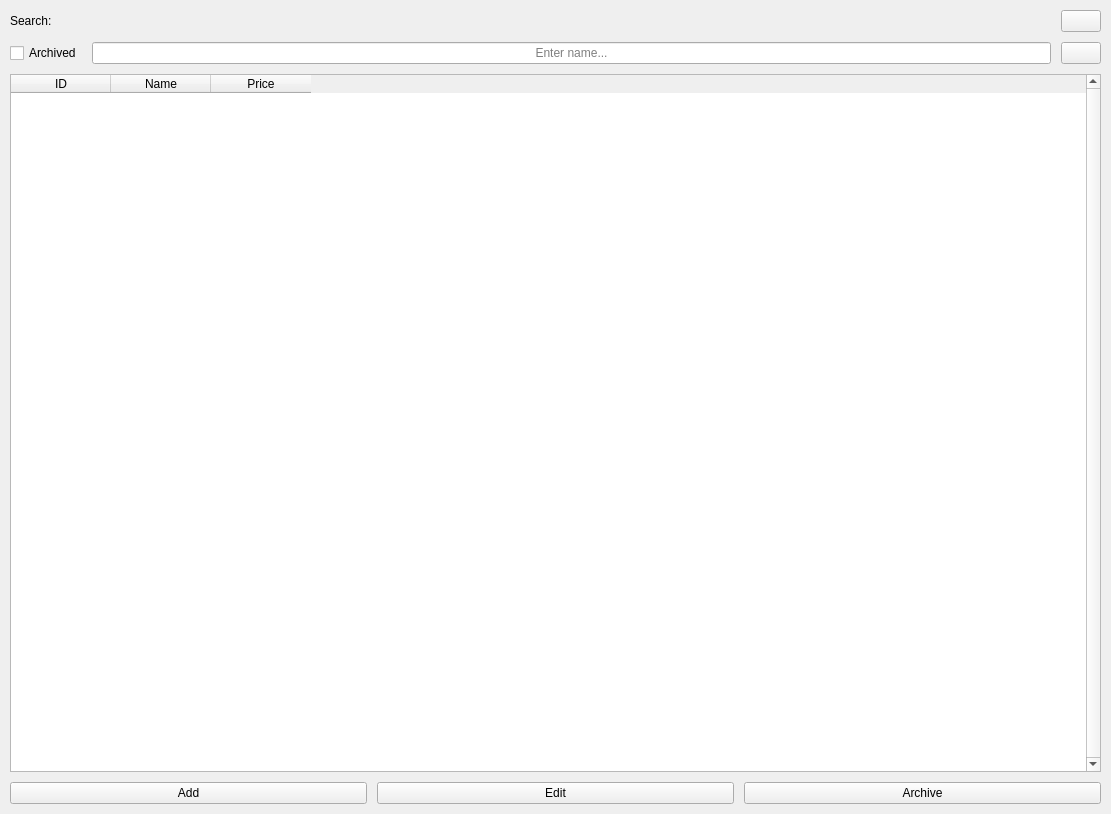
<?xml version="1.0" encoding="UTF-8"?>
<ui version="4.0">
 <class>Items</class>
 <widget class="QWidget" name="Items">
  <property name="geometry">
   <rect>
    <x>0</x>
    <y>0</y>
    <width>1111</width>
    <height>814</height>
   </rect>
  </property>
  <property name="windowTitle">
   <string>Form</string>
  </property>
  <layout class="QVBoxLayout" name="main_layout" stretch="0,0,1,0">
   <property name="spacing">
    <number>10</number>
   </property>
   <property name="leftMargin">
    <number>10</number>
   </property>
   <property name="topMargin">
    <number>10</number>
   </property>
   <property name="rightMargin">
    <number>10</number>
   </property>
   <property name="bottomMargin">
    <number>10</number>
   </property>
   <item>
    <layout class="QHBoxLayout" name="hlo_refresh" stretch="0,1,0">
     <property name="spacing">
      <number>10</number>
     </property>
     <item>
      <widget class="QLabel" name="lbl_search">
       <property name="text">
        <string>Search:</string>
       </property>
      </widget>
     </item>
     <item>
      <spacer name="horizontalSpacer">
       <property name="orientation">
        <enum>Qt::Horizontal</enum>
       </property>
       <property name="sizeHint" stdset="0">
        <size>
         <width>40</width>
         <height>20</height>
        </size>
       </property>
      </spacer>
     </item>
     <item>
      <widget class="QPushButton" name="pshbtn_refresh">
       <property name="cursor">
        <cursorShape>PointingHandCursor</cursorShape>
       </property>
       <property name="text">
        <string/>
       </property>
       <property name="icon">
        <iconset resource="../Resource/resource.qrc">
         <normaloff>:/refresh.png</normaloff>:/refresh.png</iconset>
       </property>
      </widget>
     </item>
    </layout>
   </item>
   <item>
    <layout class="QHBoxLayout" name="hlo_search" stretch="0,1,0">
     <property name="spacing">
      <number>10</number>
     </property>
     <item>
      <widget class="QCheckBox" name="chkbx_archived">
       <property name="cursor">
        <cursorShape>PointingHandCursor</cursorShape>
       </property>
       <property name="text">
        <string>Archived</string>
       </property>
      </widget>
     </item>
     <item>
      <widget class="QLineEdit" name="lnedit_item_name">
       <property name="alignment">
        <set>Qt::AlignCenter</set>
       </property>
       <property name="placeholderText">
        <string>Enter name...</string>
       </property>
       <property name="clearButtonEnabled">
        <bool>true</bool>
       </property>
      </widget>
     </item>
     <item>
      <widget class="QPushButton" name="pshbtn_clear">
       <property name="cursor">
        <cursorShape>PointingHandCursor</cursorShape>
       </property>
       <property name="text">
        <string/>
       </property>
       <property name="icon">
        <iconset resource="../Resource/resource.qrc">
         <normaloff>:/clear.png</normaloff>:/clear.png</iconset>
       </property>
      </widget>
     </item>
    </layout>
   </item>
   <item>
    <widget class="QTableWidget" name="tblwdgt_items">
     <property name="verticalScrollBarPolicy">
      <enum>Qt::ScrollBarAlwaysOn</enum>
     </property>
     <property name="editTriggers">
      <set>QAbstractItemView::NoEditTriggers</set>
     </property>
     <property name="alternatingRowColors">
      <bool>true</bool>
     </property>
     <property name="selectionMode">
      <enum>QAbstractItemView::SingleSelection</enum>
     </property>
     <property name="selectionBehavior">
      <enum>QAbstractItemView::SelectRows</enum>
     </property>
     <property name="cornerButtonEnabled">
      <bool>false</bool>
     </property>
     <attribute name="horizontalHeaderHighlightSections">
      <bool>false</bool>
     </attribute>
     <attribute name="verticalHeaderVisible">
      <bool>false</bool>
     </attribute>
     <column>
      <property name="text">
       <string>ID</string>
      </property>
     </column>
     <column>
      <property name="text">
       <string>Name</string>
      </property>
     </column>
     <column>
      <property name="text">
       <string>Price</string>
      </property>
     </column>
    </widget>
   </item>
   <item>
    <widget class="QWidget" name="wdgt_page_buttons" native="true">
     <layout class="QHBoxLayout" name="wdgt_page_buttons_layout" stretch="1,1,1">
      <property name="spacing">
       <number>10</number>
      </property>
      <property name="leftMargin">
       <number>0</number>
      </property>
      <property name="topMargin">
       <number>0</number>
      </property>
      <property name="rightMargin">
       <number>0</number>
      </property>
      <property name="bottomMargin">
       <number>0</number>
      </property>
      <item>
       <widget class="QPushButton" name="pushButton_3">
        <property name="cursor">
         <cursorShape>PointingHandCursor</cursorShape>
        </property>
        <property name="text">
         <string>Add</string>
        </property>
       </widget>
      </item>
      <item>
       <widget class="QPushButton" name="pushButton_4">
        <property name="cursor">
         <cursorShape>PointingHandCursor</cursorShape>
        </property>
        <property name="text">
         <string>Edit</string>
        </property>
       </widget>
      </item>
      <item>
       <widget class="QPushButton" name="pushButton_5">
        <property name="cursor">
         <cursorShape>PointingHandCursor</cursorShape>
        </property>
        <property name="text">
         <string>Archive</string>
        </property>
       </widget>
      </item>
     </layout>
    </widget>
   </item>
  </layout>
 </widget>
 <resources>
  <include location="../Resource/resource.qrc"/>
 </resources>
 <connections/>
</ui>
